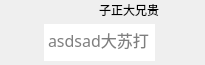
<?xml version="1.0" encoding="UTF-8"?>
<ui version="4.0">
 <class>Wgt_MsgItem</class>
 <widget class="QWidget" name="Wgt_MsgItem">
  <property name="geometry">
   <rect>
    <x>0</x>
    <y>0</y>
    <width>205</width>
    <height>65</height>
   </rect>
  </property>
  <property name="sizePolicy">
   <sizepolicy hsizetype="Expanding" vsizetype="Preferred">
    <horstretch>0</horstretch>
    <verstretch>0</verstretch>
   </sizepolicy>
  </property>
  <property name="minimumSize">
   <size>
    <width>150</width>
    <height>65</height>
   </size>
  </property>
  <property name="windowTitle">
   <string>Form</string>
  </property>
  <property name="layoutDirection">
   <enum>Qt::RightToLeft</enum>
  </property>
  <layout class="QHBoxLayout" name="horizontalLayout" stretch="0">
   <property name="spacing">
    <number>0</number>
   </property>
   <property name="sizeConstraint">
    <enum>QLayout::SetDefaultConstraint</enum>
   </property>
   <property name="leftMargin">
    <number>0</number>
   </property>
   <property name="topMargin">
    <number>0</number>
   </property>
   <property name="rightMargin">
    <number>0</number>
   </property>
   <property name="bottomMargin">
    <number>0</number>
   </property>
   <item>
    <widget class="QWidget" name="widget" native="true">
     <property name="sizePolicy">
      <sizepolicy hsizetype="Expanding" vsizetype="Preferred">
       <horstretch>1</horstretch>
       <verstretch>0</verstretch>
      </sizepolicy>
     </property>
     <layout class="QHBoxLayout" name="horizontalLayout_2">
      <property name="spacing">
       <number>0</number>
      </property>
      <property name="leftMargin">
       <number>0</number>
      </property>
      <property name="topMargin">
       <number>0</number>
      </property>
      <property name="rightMargin">
       <number>6</number>
      </property>
      <property name="bottomMargin">
       <number>0</number>
      </property>
      <item>
       <widget class="QWidget" name="widget_2" native="true">
        <property name="sizePolicy">
         <sizepolicy hsizetype="Fixed" vsizetype="Preferred">
          <horstretch>0</horstretch>
          <verstretch>0</verstretch>
         </sizepolicy>
        </property>
        <layout class="QVBoxLayout" name="verticalLayout">
         <property name="spacing">
          <number>0</number>
         </property>
         <property name="leftMargin">
          <number>0</number>
         </property>
         <property name="topMargin">
          <number>0</number>
         </property>
         <property name="rightMargin">
          <number>0</number>
         </property>
         <property name="bottomMargin">
          <number>0</number>
         </property>
         <item>
          <widget class="QLabel" name="label">
           <property name="sizePolicy">
            <sizepolicy hsizetype="Fixed" vsizetype="Fixed">
             <horstretch>0</horstretch>
             <verstretch>0</verstretch>
            </sizepolicy>
           </property>
           <property name="minimumSize">
            <size>
             <width>40</width>
             <height>40</height>
            </size>
           </property>
           <property name="maximumSize">
            <size>
             <width>40</width>
             <height>40</height>
            </size>
           </property>
           <property name="text">
            <string/>
           </property>
           <property name="pixmap">
            <pixmap resource="../Assets.qrc">:/Skin/Image/HeadIcon02.jpg</pixmap>
           </property>
           <property name="scaledContents">
            <bool>true</bool>
           </property>
          </widget>
         </item>
         <item>
          <spacer name="verticalSpacer">
           <property name="orientation">
            <enum>Qt::Vertical</enum>
           </property>
           <property name="sizeHint" stdset="0">
            <size>
             <width>20</width>
             <height>18</height>
            </size>
           </property>
          </spacer>
         </item>
        </layout>
       </widget>
      </item>
      <item>
       <widget class="QWidget" name="Wgt_MsgPlain" native="true">
        <property name="sizePolicy">
         <sizepolicy hsizetype="MinimumExpanding" vsizetype="Preferred">
          <horstretch>0</horstretch>
          <verstretch>0</verstretch>
         </sizepolicy>
        </property>
        <property name="layoutDirection">
         <enum>Qt::LeftToRight</enum>
        </property>
        <layout class="QHBoxLayout" name="horizontalLayout_7">
         <property name="spacing">
          <number>0</number>
         </property>
         <property name="leftMargin">
          <number>0</number>
         </property>
         <property name="topMargin">
          <number>0</number>
         </property>
         <property name="rightMargin">
          <number>0</number>
         </property>
         <property name="bottomMargin">
          <number>0</number>
         </property>
         <item>
          <layout class="QVBoxLayout" name="verticalLayout_2">
           <property name="spacing">
            <number>0</number>
           </property>
           <item>
            <layout class="QHBoxLayout" name="horizontalLayout_3">
             <property name="spacing">
              <number>0</number>
             </property>
             <item>
              <spacer name="horizontalSpacer_2">
               <property name="orientation">
                <enum>Qt::Horizontal</enum>
               </property>
               <property name="sizeHint" stdset="0">
                <size>
                 <width>40</width>
                 <height>20</height>
                </size>
               </property>
              </spacer>
             </item>
             <item>
              <widget class="QLabel" name="Lab_Name">
               <property name="sizePolicy">
                <sizepolicy hsizetype="Preferred" vsizetype="Fixed">
                 <horstretch>0</horstretch>
                 <verstretch>0</verstretch>
                </sizepolicy>
               </property>
               <property name="minimumSize">
                <size>
                 <width>0</width>
                 <height>15</height>
                </size>
               </property>
               <property name="maximumSize">
                <size>
                 <width>16777215</width>
                 <height>15</height>
                </size>
               </property>
               <property name="font">
                <font>
                 <family>微软雅黑 Light</family>
                 <pointsize>9</pointsize>
                 <weight>50</weight>
                 <bold>false</bold>
                </font>
               </property>
               <property name="text">
                <string>子正大兄贵</string>
               </property>
               <property name="alignment">
                <set>Qt::AlignRight|Qt::AlignTrailing|Qt::AlignVCenter</set>
               </property>
               <property name="textInteractionFlags">
                <set>Qt::NoTextInteraction</set>
               </property>
              </widget>
             </item>
            </layout>
           </item>
           <item>
            <layout class="QHBoxLayout" name="horizontalLayout_5">
             <property name="spacing">
              <number>0</number>
             </property>
             <property name="leftMargin">
              <number>4</number>
             </property>
             <property name="topMargin">
              <number>4</number>
             </property>
             <property name="rightMargin">
              <number>4</number>
             </property>
             <property name="bottomMargin">
              <number>4</number>
             </property>
             <item>
              <spacer name="horizontalSpacer_3">
               <property name="orientation">
                <enum>Qt::Horizontal</enum>
               </property>
               <property name="sizeType">
                <enum>QSizePolicy::Expanding</enum>
               </property>
               <property name="sizeHint" stdset="0">
                <size>
                 <width>40</width>
                 <height>20</height>
                </size>
               </property>
              </spacer>
             </item>
             <item>
              <widget class="QTextBrowser" name="Edit_MsgContent">
               <property name="sizePolicy">
                <sizepolicy hsizetype="Preferred" vsizetype="Expanding">
                 <horstretch>15</horstretch>
                 <verstretch>0</verstretch>
                </sizepolicy>
               </property>
               <property name="minimumSize">
                <size>
                 <width>0</width>
                 <height>30</height>
                </size>
               </property>
               <property name="maximumSize">
                <size>
                 <width>65536</width>
                 <height>16777215</height>
                </size>
               </property>
               <property name="font">
                <font>
                 <family>宋体</family>
                 <pointsize>12</pointsize>
                </font>
               </property>
               <property name="layoutDirection">
                <enum>Qt::RightToLeft</enum>
               </property>
               <property name="styleSheet">
                <string notr="true">booder:none;</string>
               </property>
               <property name="frameShape">
                <enum>QFrame::NoFrame</enum>
               </property>
               <property name="frameShadow">
                <enum>QFrame::Plain</enum>
               </property>
               <property name="verticalScrollBarPolicy">
                <enum>Qt::ScrollBarAlwaysOff</enum>
               </property>
               <property name="horizontalScrollBarPolicy">
                <enum>Qt::ScrollBarAlwaysOff</enum>
               </property>
               <property name="sizeAdjustPolicy">
                <enum>QAbstractScrollArea::AdjustToContents</enum>
               </property>
               <property name="undoRedoEnabled">
                <bool>false</bool>
               </property>
               <property name="readOnly">
                <bool>true</bool>
               </property>
               <property name="html">
                <string>&lt;!DOCTYPE HTML PUBLIC &quot;-//W3C//DTD HTML 4.0//EN&quot; &quot;http://www.w3.org/TR/REC-html40/strict.dtd&quot;&gt;
&lt;html&gt;&lt;head&gt;&lt;meta name=&quot;qrichtext&quot; content=&quot;1&quot; /&gt;&lt;style type=&quot;text/css&quot;&gt;
p, li { white-space: pre-wrap; }
&lt;/style&gt;&lt;/head&gt;&lt;body style=&quot; font-family:'宋体'; font-size:12pt; font-weight:400; font-style:normal;&quot;&gt;
&lt;p style=&quot;-qt-paragraph-type:empty; margin-top:0px; margin-bottom:0px; margin-left:0px; margin-right:0px; -qt-block-indent:0; text-indent:0px; font-family:'SimSun';&quot;&gt;&lt;br /&gt;&lt;/p&gt;&lt;/body&gt;&lt;/html&gt;</string>
               </property>
               <property name="overwriteMode">
                <bool>false</bool>
               </property>
               <property name="acceptRichText">
                <bool>false</bool>
               </property>
               <property name="textInteractionFlags">
                <set>Qt::LinksAccessibleByMouse|Qt::TextSelectableByMouse</set>
               </property>
               <property name="placeholderText">
                <string>asdsad大苏打</string>
               </property>
              </widget>
             </item>
            </layout>
           </item>
          </layout>
         </item>
        </layout>
       </widget>
      </item>
     </layout>
    </widget>
   </item>
  </layout>
 </widget>
 <resources>
  <include location="../Assets.qrc"/>
 </resources>
 <connections/>
</ui>
